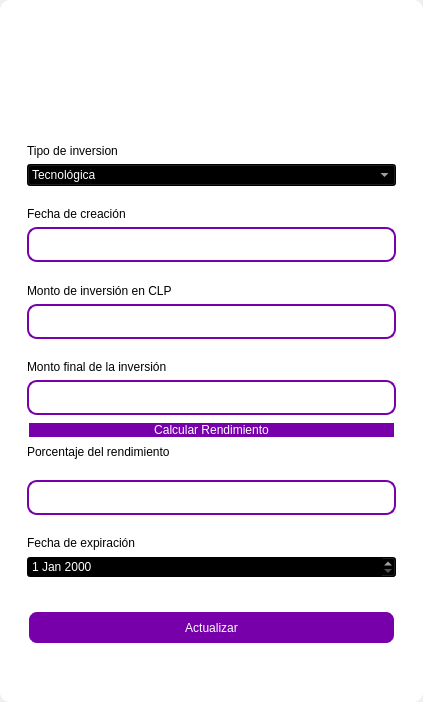
<?xml version="1.0" encoding="UTF-8"?>
<ui version="4.0">
 <class>MainWindow</class>
 <widget class="QMainWindow" name="MainWindow">
  <property name="geometry">
   <rect>
    <x>0</x>
    <y>0</y>
    <width>423</width>
    <height>702</height>
   </rect>
  </property>
  <property name="windowTitle">
   <string>MainWindow</string>
  </property>
  <property name="styleSheet">
   <string notr="true"/>
  </property>
  <widget class="QWidget" name="centralwidget">
   <property name="styleSheet">
    <string notr="true"/>
   </property>
   <layout class="QVBoxLayout" name="verticalLayout">
    <property name="spacing">
     <number>0</number>
    </property>
    <property name="leftMargin">
     <number>0</number>
    </property>
    <property name="topMargin">
     <number>0</number>
    </property>
    <property name="rightMargin">
     <number>0</number>
    </property>
    <property name="bottomMargin">
     <number>0</number>
    </property>
    <item>
     <widget class="QFrame" name="frame">
      <property name="enabled">
       <bool>true</bool>
      </property>
      <property name="styleSheet">
       <string notr="true">QFrame {
	border-radius:10px;
	background-color: rgb(255, 255, 255);
 }
</string>
      </property>
      <property name="frameShape">
       <enum>QFrame::StyledPanel</enum>
      </property>
      <property name="frameShadow">
       <enum>QFrame::Raised</enum>
      </property>
      <layout class="QVBoxLayout" name="verticalLayout_2">
       <item>
        <widget class="QFrame" name="frame_superior">
         <property name="minimumSize">
          <size>
           <width>0</width>
           <height>40</height>
          </size>
         </property>
         <property name="maximumSize">
          <size>
           <width>16777215</width>
           <height>40</height>
          </size>
         </property>
         <property name="styleSheet">
          <string notr="true">QPushButton{
border-radius:18px;
}

QPushButton:hover{
	background-color: rgb(0, 0, 0);
}
</string>
         </property>
         <property name="frameShape">
          <enum>QFrame::StyledPanel</enum>
         </property>
         <property name="frameShadow">
          <enum>QFrame::Raised</enum>
         </property>
         <layout class="QHBoxLayout" name="horizontalLayout_3">
          <property name="spacing">
           <number>4</number>
          </property>
          <property name="leftMargin">
           <number>0</number>
          </property>
          <property name="topMargin">
           <number>0</number>
          </property>
          <property name="rightMargin">
           <number>0</number>
          </property>
          <property name="bottomMargin">
           <number>0</number>
          </property>
          <item>
           <widget class="QPushButton" name="btn_icon">
            <property name="text">
             <string/>
            </property>
            <property name="iconSize">
             <size>
              <width>40</width>
              <height>40</height>
             </size>
            </property>
           </widget>
          </item>
          <item>
           <spacer name="horizontalSpacer_2">
            <property name="orientation">
             <enum>Qt::Horizontal</enum>
            </property>
            <property name="sizeHint" stdset="0">
             <size>
              <width>443</width>
              <height>20</height>
             </size>
            </property>
           </spacer>
          </item>
          <item>
           <widget class="QPushButton" name="bt_minimizar">
            <property name="minimumSize">
             <size>
              <width>38</width>
              <height>38</height>
             </size>
            </property>
            <property name="maximumSize">
             <size>
              <width>38</width>
              <height>38</height>
             </size>
            </property>
            <property name="cursor">
             <cursorShape>PointingHandCursor</cursorShape>
            </property>
            <property name="text">
             <string/>
            </property>
            <property name="icon">
             <iconset>
              <normaloff>image/minus.svg</normaloff>image/minus.svg</iconset>
            </property>
            <property name="iconSize">
             <size>
              <width>38</width>
              <height>38</height>
             </size>
            </property>
           </widget>
          </item>
          <item>
           <widget class="QPushButton" name="bt_maximizar">
            <property name="minimumSize">
             <size>
              <width>38</width>
              <height>38</height>
             </size>
            </property>
            <property name="maximumSize">
             <size>
              <width>38</width>
              <height>38</height>
             </size>
            </property>
            <property name="cursor">
             <cursorShape>PointingHandCursor</cursorShape>
            </property>
            <property name="text">
             <string/>
            </property>
            <property name="icon">
             <iconset>
              <normaloff>image/chevron-up.svg</normaloff>image/chevron-up.svg</iconset>
            </property>
            <property name="iconSize">
             <size>
              <width>38</width>
              <height>38</height>
             </size>
            </property>
           </widget>
          </item>
          <item>
           <widget class="QPushButton" name="bt_restaurar">
            <property name="minimumSize">
             <size>
              <width>38</width>
              <height>38</height>
             </size>
            </property>
            <property name="maximumSize">
             <size>
              <width>38</width>
              <height>38</height>
             </size>
            </property>
            <property name="cursor">
             <cursorShape>PointingHandCursor</cursorShape>
            </property>
            <property name="text">
             <string/>
            </property>
            <property name="icon">
             <iconset>
              <normaloff>image/chevron-down.svg</normaloff>image/chevron-down.svg</iconset>
            </property>
            <property name="iconSize">
             <size>
              <width>38</width>
              <height>38</height>
             </size>
            </property>
           </widget>
          </item>
          <item>
           <widget class="QPushButton" name="bt_cerrar">
            <property name="minimumSize">
             <size>
              <width>38</width>
              <height>38</height>
             </size>
            </property>
            <property name="maximumSize">
             <size>
              <width>38</width>
              <height>38</height>
             </size>
            </property>
            <property name="cursor">
             <cursorShape>PointingHandCursor</cursorShape>
            </property>
            <property name="text">
             <string/>
            </property>
            <property name="icon">
             <iconset>
              <normaloff>image/x.svg</normaloff>image/x.svg</iconset>
            </property>
            <property name="iconSize">
             <size>
              <width>38</width>
              <height>38</height>
             </size>
            </property>
           </widget>
          </item>
         </layout>
        </widget>
       </item>
       <item>
        <widget class="QFrame" name="frame_3">
         <property name="styleSheet">
          <string notr="true">QLabel {
	color: rgb(255, 255, 254);
	font: 12pt &quot;Arial&quot;;
	background-color: rgba(0, 0, 0,0);
}

QTextEdit{
background-color: rgba(0, 0, 0,0);
border-radius:10px; 
font: 12pt &quot;Arial&quot;;
color: rgb(255, 255, 254);
border: 2px solid  rgb(255, 255, 255);

}

QTextEdit:hover{
background-color: rgba(0, 0, 0,0);
border-radius:10px; 
font: 12pt &quot;Arial&quot;;
border: 2px solid  rgb(120, 0, 171);
}

QTextEdit:focus{
background-color: rgb(0, 0, 0);
border-radius:10px; 
font: 12pt &quot;Arial&quot;;
border: 2px solid rgb(120, 0, 171);
}

QLineEdit{
background-color: rgba(0, 0, 0,0);
border-radius:10px; 
font: 12pt &quot;Arial&quot;;
color: rgb(255, 255, 254);
border: 2px solid  rgb(255, 255, 255);

}

QLineEdit:hover{
background-color: rgba(0, 0, 0,0);
border-radius:10px; 
font: 12pt &quot;Arial&quot;;
border: 2px solid  rgb(120, 0, 171);
}

QLineEdit:focus{
background-color: rgb(0, 0, 0);
border-radius:10px; 
font: 12pt &quot;Arial&quot;;
border: 2px solid rgb(120, 0, 171);
}

QCheckBox{
	font: 12pt &quot;Arial&quot;;
	color: rgb(255, 255, 255);
}

QCheckBox::indicator {
    width: 18px;
    height:18px;
}

QCheckBox::indicator:unchecked {
   background-image: url(image/square.svg);
}

QCheckBox::indicator:checked {
   background-image: url(image/check-square.svg);
}

QPushButton{
border-radius:10px; 
font: 12pt &quot;Arial&quot;;
color: rgb(255, 255, 254);
border: 2px solid #ffffff;
}

QPushButton:hover{
border-radius:10px; 
font: 12pt &quot;Arial&quot;;
color: rgb(255, 255, 255);
border: 2px solid rgb(120, 0, 171);
	background-color: rgb(120, 0, 171);
}
</string>
         </property>
         <property name="frameShape">
          <enum>QFrame::StyledPanel</enum>
         </property>
         <property name="frameShadow">
          <enum>QFrame::Raised</enum>
         </property>
         <layout class="QHBoxLayout" name="horizontalLayout_4">
          <item>
           <layout class="QVBoxLayout" name="verticalLayout_4">
            <item>
             <widget class="QLabel" name="label_3">
              <property name="minimumSize">
               <size>
                <width>100</width>
                <height>50</height>
               </size>
              </property>
              <property name="styleSheet">
               <string notr="true">font-size: 30px;
color: rgb(255, 255, 255);</string>
              </property>
              <property name="text">
               <string>Actualizar Inversión</string>
              </property>
              <property name="alignment">
               <set>Qt::AlignCenter</set>
              </property>
             </widget>
            </item>
            <item>
             <widget class="QFrame" name="frame_4">
              <property name="maximumSize">
               <size>
                <width>400</width>
                <height>600</height>
               </size>
              </property>
              <property name="styleSheet">
               <string notr="true">QLabel {
color: rgb(0, 0, 0);
	font: 12pt &quot;Arial&quot;;
	background-color: rgba(0, 0, 0,0);
}

QTextEdit{
background-color: rgba(0, 0, 0,0);
border-radius:10px; 
font: 12pt &quot;Arial&quot;;
color: rgb(0, 0, 0);
border: 2px solid  rgb(120, 0, 171);

}

QTextEdit:hover{
background-color: rgba(0, 0, 0,0);
border-radius:10px; 
font: 12pt &quot;Arial&quot;;
border: 2px solid  rgb(120, 0, 171);
	color: rgb(255, 255, 255);
}

QTextEdit:focus{
background-color: rgb(0, 0, 0);
border-radius:10px; 
font: 12pt &quot;Arial&quot;;
border: 2px solid rgb(120, 0, 171);
	
}

QLineEdit{
background-color: rgba(0, 0, 0,0);
border-radius:10px; 
font: 12pt &quot;Arial&quot;;
	color: rgb(0, 0, 0);
border: 2px solid  rgb(120, 0, 171);
}

QLineEdit:hover{
background-color: rgba(0, 0, 0,0);
border-radius:10px; 
font: 12pt &quot;Arial&quot;;
border: 2px solid  rgb(120, 0, 171);
}

QLineEdit:focus{
background-color: rgb(0, 0, 0);
border-radius:10px; 
font: 12pt &quot;Arial&quot;;
border: 2px solid rgb(120, 0, 171);
color: rgb(255, 255, 255);
}

QCheckBox{
	font: 12pt &quot;Arial&quot;;
	color: rgb(255, 255, 255);
}

QCheckBox::indicator {
    width: 18px;
    height:18px;
}

QCheckBox::indicator:unchecked {
   background-image: url(image/square.svg);
}

QCheckBox::indicator:checked {
   background-image: url(image/check-square.svg);
}

QPushButton{
border-radius:10px; 
font: 12pt &quot;Arial&quot;;
color: rgb(255, 255, 254);
border: 2px solid #ffffff;
background-color: rgb(120, 0, 171);
}

QPushButton:hover{
border-radius:10px; 
font: 12pt &quot;Arial&quot;;
color: rgb(255, 255, 255);
border: 2px solid rgb(120, 0, 171);
	background-color: rgb(120, 0, 171);
}
</string>
              </property>
              <property name="frameShape">
               <enum>QFrame::StyledPanel</enum>
              </property>
              <property name="frameShadow">
               <enum>QFrame::Raised</enum>
              </property>
              <layout class="QVBoxLayout" name="verticalLayout_3">
               <item>
                <spacer name="verticalSpacer_3">
                 <property name="orientation">
                  <enum>Qt::Vertical</enum>
                 </property>
                 <property name="sizeHint" stdset="0">
                  <size>
                   <width>20</width>
                   <height>40</height>
                  </size>
                 </property>
                </spacer>
               </item>
               <item>
                <widget class="QLabel" name="label_4">
                 <property name="text">
                  <string>Tipo de inversion</string>
                 </property>
                </widget>
               </item>
               <item>
                <widget class="QComboBox" name="type_combobox">
                 <property name="styleSheet">
                  <string notr="true">background-color: rgb(0, 0, 0);
color: rgb(255, 255, 255);</string>
                 </property>
                 <item>
                  <property name="text">
                   <string>Tecnológica</string>
                  </property>
                 </item>
                 <item>
                  <property name="text">
                   <string>Marketing Digital</string>
                  </property>
                 </item>
                 <item>
                  <property name="text">
                   <string>Recurso Humano</string>
                  </property>
                 </item>
                 <item>
                  <property name="text">
                   <string>Expansión de mercado</string>
                  </property>
                 </item>
                 <item>
                  <property name="text">
                   <string>Investigación y desarrollo (I+D)</string>
                  </property>
                 </item>
                 <item>
                  <property name="text">
                   <string>Soporte y Atención al Cliente</string>
                  </property>
                 </item>
                </widget>
               </item>
               <item>
                <spacer name="verticalSpacer_4">
                 <property name="orientation">
                  <enum>Qt::Vertical</enum>
                 </property>
                 <property name="sizeHint" stdset="0">
                  <size>
                   <width>20</width>
                   <height>40</height>
                  </size>
                 </property>
                </spacer>
               </item>
               <item>
                <widget class="QLabel" name="label_7">
                 <property name="text">
                  <string>Fecha de creación</string>
                 </property>
                </widget>
               </item>
               <item>
                <widget class="QLineEdit" name="datetxt">
                 <property name="enabled">
                  <bool>false</bool>
                 </property>
                 <property name="minimumSize">
                  <size>
                   <width>0</width>
                   <height>35</height>
                  </size>
                 </property>
                </widget>
               </item>
               <item>
                <spacer name="verticalSpacer">
                 <property name="orientation">
                  <enum>Qt::Vertical</enum>
                 </property>
                 <property name="sizeHint" stdset="0">
                  <size>
                   <width>20</width>
                   <height>40</height>
                  </size>
                 </property>
                </spacer>
               </item>
               <item>
                <widget class="QLabel" name="label_5">
                 <property name="text">
                  <string>Monto de inversión en CLP</string>
                 </property>
                </widget>
               </item>
               <item>
                <widget class="QLineEdit" name="amounttxt">
                 <property name="minimumSize">
                  <size>
                   <width>0</width>
                   <height>35</height>
                  </size>
                 </property>
                 <property name="maximumSize">
                  <size>
                   <width>16777215</width>
                   <height>16777215</height>
                  </size>
                 </property>
                 <property name="echoMode">
                  <enum>QLineEdit::Normal</enum>
                 </property>
                </widget>
               </item>
               <item>
                <spacer name="verticalSpacer_5">
                 <property name="orientation">
                  <enum>Qt::Vertical</enum>
                 </property>
                 <property name="sizeHint" stdset="0">
                  <size>
                   <width>20</width>
                   <height>40</height>
                  </size>
                 </property>
                </spacer>
               </item>
               <item>
                <widget class="QLabel" name="label">
                 <property name="text">
                  <string>Monto final de la inversión</string>
                 </property>
                </widget>
               </item>
               <item>
                <widget class="QLineEdit" name="amount_endtxt">
                 <property name="minimumSize">
                  <size>
                   <width>0</width>
                   <height>35</height>
                  </size>
                 </property>
                </widget>
               </item>
               <item>
                <widget class="QPushButton" name="btn_calculate_yield">
                 <property name="cursor">
                  <cursorShape>PointingHandCursor</cursorShape>
                 </property>
                 <property name="text">
                  <string>Calcular Rendimiento</string>
                 </property>
                </widget>
               </item>
               <item>
                <widget class="QLabel" name="label_2">
                 <property name="text">
                  <string>Porcentaje del rendimiento</string>
                 </property>
                </widget>
               </item>
               <item>
                <spacer name="verticalSpacer_6">
                 <property name="orientation">
                  <enum>Qt::Vertical</enum>
                 </property>
                 <property name="sizeHint" stdset="0">
                  <size>
                   <width>20</width>
                   <height>40</height>
                  </size>
                 </property>
                </spacer>
               </item>
               <item>
                <widget class="QLineEdit" name="yieldtxt">
                 <property name="enabled">
                  <bool>false</bool>
                 </property>
                 <property name="minimumSize">
                  <size>
                   <width>0</width>
                   <height>35</height>
                  </size>
                 </property>
                </widget>
               </item>
               <item>
                <spacer name="verticalSpacer_10">
                 <property name="orientation">
                  <enum>Qt::Vertical</enum>
                 </property>
                 <property name="sizeHint" stdset="0">
                  <size>
                   <width>20</width>
                   <height>40</height>
                  </size>
                 </property>
                </spacer>
               </item>
               <item>
                <widget class="QLabel" name="label_6">
                 <property name="text">
                  <string>Fecha de expiración</string>
                 </property>
                </widget>
               </item>
               <item>
                <widget class="QDateEdit" name="expiration_date">
                 <property name="styleSheet">
                  <string notr="true">background-color: rgb(0, 0, 0);
color: rgb(255, 255, 255);</string>
                 </property>
                </widget>
               </item>
               <item>
                <spacer name="verticalSpacer_9">
                 <property name="orientation">
                  <enum>Qt::Vertical</enum>
                 </property>
                 <property name="sizeHint" stdset="0">
                  <size>
                   <width>20</width>
                   <height>50</height>
                  </size>
                 </property>
                </spacer>
               </item>
               <item>
                <widget class="QPushButton" name="btn_update">
                 <property name="minimumSize">
                  <size>
                   <width>0</width>
                   <height>35</height>
                  </size>
                 </property>
                 <property name="cursor">
                  <cursorShape>PointingHandCursor</cursorShape>
                 </property>
                 <property name="text">
                  <string>Actualizar</string>
                 </property>
                </widget>
               </item>
               <item>
                <spacer name="verticalSpacer_7">
                 <property name="orientation">
                  <enum>Qt::Vertical</enum>
                 </property>
                 <property name="sizeHint" stdset="0">
                  <size>
                   <width>20</width>
                   <height>40</height>
                  </size>
                 </property>
                </spacer>
               </item>
               <item>
                <spacer name="verticalSpacer_8">
                 <property name="orientation">
                  <enum>Qt::Vertical</enum>
                 </property>
                 <property name="sizeHint" stdset="0">
                  <size>
                   <width>20</width>
                   <height>40</height>
                  </size>
                 </property>
                </spacer>
               </item>
              </layout>
             </widget>
            </item>
           </layout>
          </item>
         </layout>
        </widget>
       </item>
      </layout>
     </widget>
    </item>
   </layout>
  </widget>
 </widget>
 <resources/>
 <connections/>
</ui>
